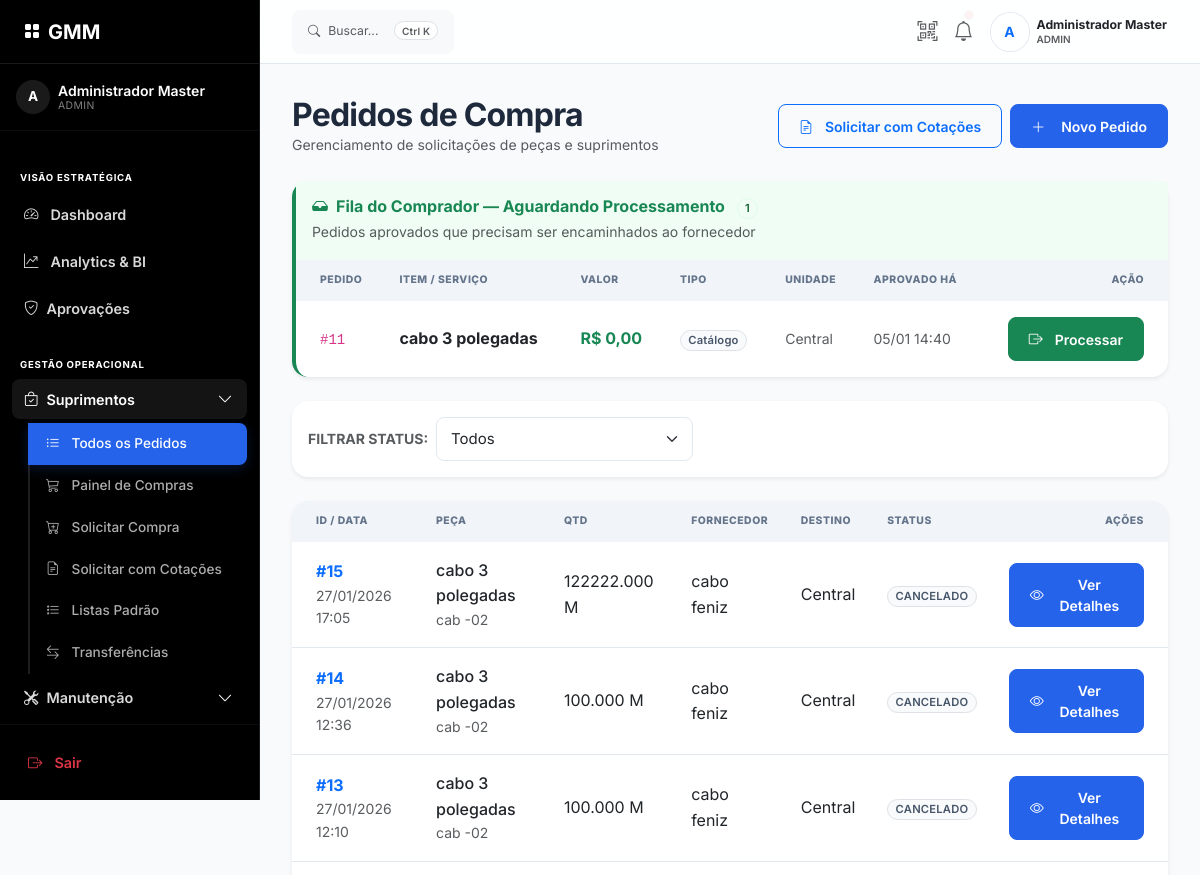
The app's page /compras/ (signed in, upper part), older data.
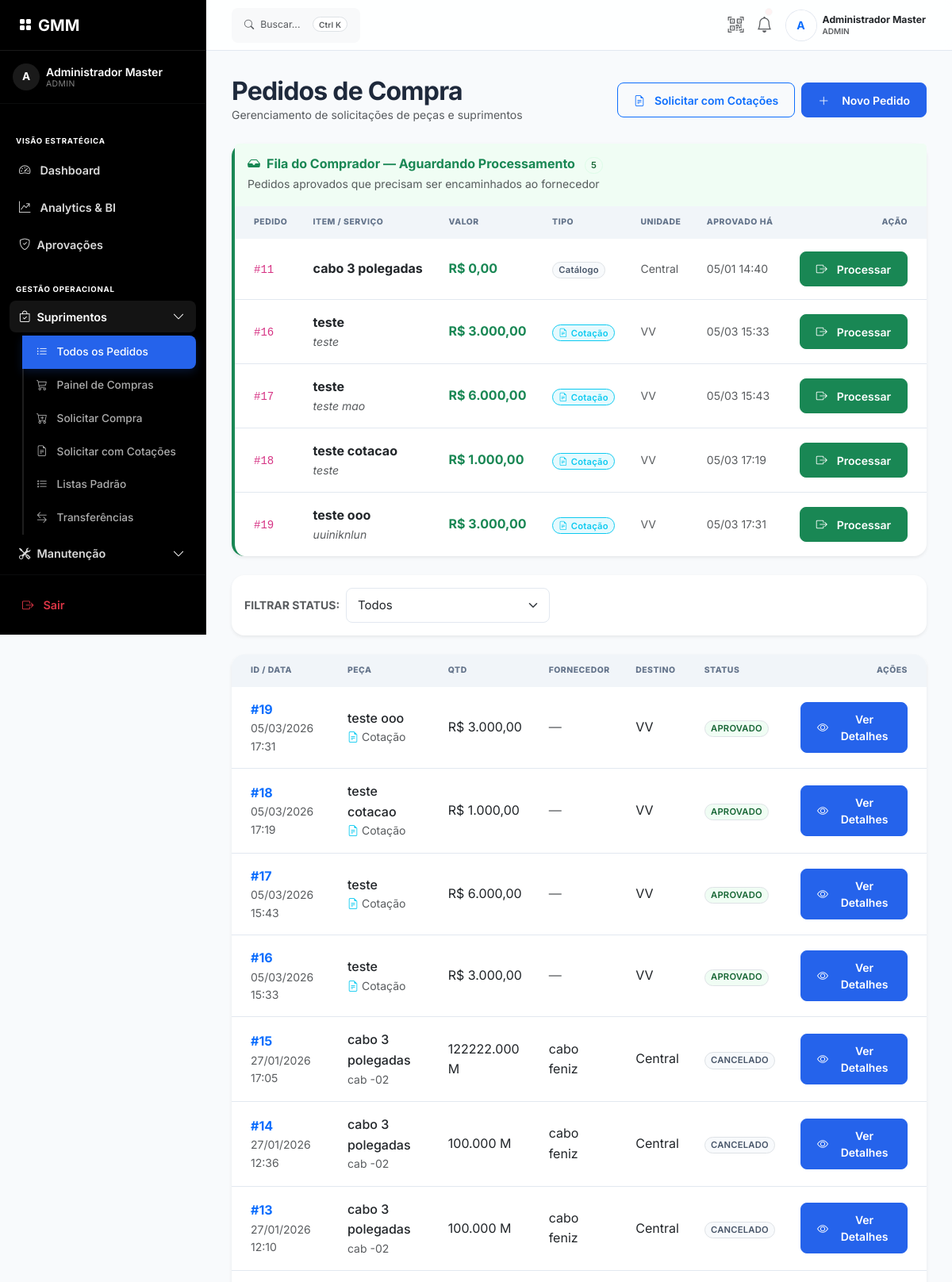
The same page, newer data.
### app/models/estoque_models.py (models this page shows, shortened)
class PedidoCompra(db.Model):
    __tablename__ = 'pedidos_compra'
    id = db.Column(db.Integer, primary_key=True)
    fornecedor_id = db.Column(db.Integer, db.ForeignKey('fornecedores.id'), nullable=True)
    estoque_id = db.Column(db.Integer, db.ForeignKey('estoque.id'), nullable=True)  # nullable para itens livres
    quantidade = db.Column(db.Numeric(10, 3), nullable=False)
    data_solicitacao = db.Column(db.DateTime, default=datetime.utcnow)
    data_chegada = db.Column(db.DateTime, nullable=True)
    status = db.Column(db.String(20), default='pendente')
    solicitante_id = db.Column(db.Integer, db.ForeignKey('usuarios.id'), nullable=True)
    aprovador_id = db.Column(db.Integer, db.ForeignKey('usuarios.id'), nullable=True)
    recebedor_id = db.Column(db.Integer, db.ForeignKey('usuarios.id'), nullable=True)
    token_aprovacao = db.Column(db.String(64), unique=True, nullable=True)
    token_expira_em = db.Column(db.DateTime, nullable=True)
    justificativa = db.Column(db.Text, nullable=True)
    unidade_destino_id = db.Column(db.Integer, db.ForeignKey('unidades.id'), nullable=True)
    os_id = db.Column(db.Integer, db.ForeignKey('ordens_servico.id'), nullable=True)
    descricao_livre = db.Column(db.String(300), nullable=True)
    categoria_compra = db.Column(db.String(50), nullable=True)  # peca, limpeza, escritorio, ti, outros
    ordem_lista_id = db.Column(db.Integer, db.ForeignKey('ordens_compra_lista.id'), nullable=True)
    valor_unitario_estimado = db.Column(db.Numeric(12, 2), nullable=True)
    valor_total_estimado = db.Column(db.Numeric(12, 2), nullable=True)
    tier_aprovacao = db.Column(db.Integer, nullable=True)  # 1, 2 ou 3
    data_entrega_prevista = db.Column(db.DateTime, nullable=True)
    data_recebimento = db.Column(db.DateTime, nullable=True)
    rating_fornecedor = db.Column(db.Integer, nullable=True)  # 1-5 estrelas
    tipo_pedido = db.Column(db.String(20), default='catalogo', nullable=False)  # catalogo | cotacao
    fornecedor = db.relationship('Fornecedor', backref='pedidos')
    peca = db.relationship('Estoque')
    solicitante = db.relationship('Usuario', foreign_keys=[solicitante_id])
    aprovador = db.relationship('Usuario', foreign_keys=[aprovador_id])
    recebedor = db.relationship('Usuario', foreign_keys=[recebedor_id])
    unidade_destino = db.relationship('Unidade', foreign_keys=[unidade_destino_id])
    os_origem = db.relationship('OrdemServico', foreign_keys=[os_id], backref='pedidos_vinculados')
    @property
    def valor_display(self):
        v = self.valor_total_estimado or 0
        return f"R$ {float(v):,.2f}".replace(',', 'X').replace('.', ',').replace('X', '.')

class Estoque(db.Model):
    __tablename__ = 'estoque'
    id = db.Column(db.Integer, primary_key=True)
    codigo = db.Column(db.String(20), unique=True, nullable=False)
    nome = db.Column(db.String(150), nullable=False)
    categoria_id = db.Column(db.Integer, db.ForeignKey('categorias_estoque.id'))
    unidade_medida = db.Column(db.String(5), nullable=False)
    quantidade_atual = db.Column(db.Numeric(10, 3), nullable=False, default=0)
    quantidade_minima = db.Column(db.Numeric(10, 3), nullable=False, default=5)
    valor_unitario = db.Column(db.Numeric(10, 2), nullable=True)
    localizacao = db.Column(db.String(100), nullable=True)
    unidade_id = db.Column(db.Integer, db.ForeignKey('unidades.id'), nullable=True)
    updated_at = db.Column(db.DateTime, default=datetime.utcnow, onupdate=datetime.utcnow)
    categoria = db.relationship('CategoriaEstoque', backref='itens')
    unidade = db.relationship('Unidade', backref='estoque_itens')

class Fornecedor(db.Model):
    __tablename__ = 'fornecedores'
    id = db.Column(db.Integer, primary_key=True)
    nome = db.Column(db.String(150), nullable=False)
    endereco = db.Column(db.String(255), nullable=True)
    email = db.Column(db.String(120), nullable=False)
    telefone = db.Column(db.String(20), nullable=True)
    whatsapp = db.Column(db.String(20), nullable=True)
    cnpj = db.Column(db.String(20), nullable=True)
    forma_contato_alternativa = db.Column(db.Text, nullable=True)  # Site, telefone fixo, etc.
    prazo_medio_entrega_dias = db.Column(db.Float, default=7.0)
    total_pedidos_entregues = db.Column(db.Integer, default=0)
    ativo = db.Column(db.Boolean, default=True)
    created_at = db.Column(db.DateTime, default=datetime.utcnow)

### app/models/models.py (models this page shows)
class Unidade(db.Model):
    __tablename__ = 'unidades'
    id = db.Column(db.Integer, primary_key=True)
    nome = db.Column(db.String(100), unique=True, nullable=False)
    endereco = db.Column(db.String(255), nullable=True)
    razao_social = db.Column(db.String(150), nullable=True)
    cnpj = db.Column(db.String(20), nullable=True)
    telefone = db.Column(db.String(20), nullable=True)
    faixa_ip_permitida = db.Column(db.String(255), nullable=False)
    ssid_wifi = db.Column(db.String(50), nullable=True) # [Novo PRD 3.1.1]
    ativa = db.Column(db.Boolean, default=True)
    created_at = db.Column(db.DateTime, default=datetime.utcnow)
    registros = db.relationship('RegistroPonto', backref='unidade', lazy=True)

### app/routes/compras.py (the view)
@bp.route('/')
@login_required
def listar():
    status_filter = request.args.get('status')
    query = PedidoCompra.query
    if status_filter:
        query = query.filter_by(status=status_filter)
    pedidos = query.order_by(PedidoCompra.data_solicitacao.desc()).all()
    fila = []
    if current_user.tipo in ['admin', 'comprador', 'gerente']:
        fila = PedidoCompra.query.filter(
            PedidoCompra.status == 'aprovado'
        ).order_by(PedidoCompra.data_solicitacao.asc()).all()
    return render_template('compras/lista.html', pedidos=pedidos, status_atual=status_filter, fila=fila)

### app/templates/compras/lista.html (shortened to what the changed rows need)
{% extends "base.html" %}
{% block content %}
<div class="mb-4 d-flex justify-content-between align-items-center">
    <div>
        <h2 class="fw-bold mb-0">Pedidos de Compra</h2>
    </div>
</div>
{% if fila %}
<div class="card border-0 shadow-sm mb-4 border-start border-4 border-success">
    <div class="card-header bg-success bg-opacity-10 border-0 py-3 d-flex justify-content-between align-items-center">
        <div>
            <h6 class="fw-bold mb-0 text-success">
                <i class="bi bi-inbox-fill me-2"></i>Fila do Comprador — Aguardando Processamento
                <span class="badge bg-success ms-2">{{ fila|length }}</span>
            </h6>
            <small class="text-muted">Pedidos aprovados que precisam ser encaminhados ao fornecedor</small>
        </div>
    </div>
    <div class="card-body p-0">
        <table class="table align-middle mb-0">
            <thead class="bg-light">
                <tr>
                    <th class="ps-4">Pedido</th>
                    <th>Item / Serviço</th>
                    <th>Valor</th>
                    <th>Tipo</th>
                    <th>Unidade</th>
                    <th>Aprovado há</th>
                    <th class="text-end pe-4">Ação</th>
                </tr>
            </thead>
            <tbody>
            {% for p in fila %}
            <tr>
                <td class="ps-4"><code>#{{ p.id }}</code></td>
                <td>
                    <div class="fw-bold">{{ p.peca.nome if p.peca else p.descricao_livre or '—' }}</div>
                    {% if p.justificativa %}<div class="text-muted small fst-italic">{{ p.justificativa[:60] }}{% if p.justificativa|length > 60 %}...{% endif %}</div>{% endif %}
                </td>
                <td class="fw-bold text-success">{{ p.valor_display }}</td>
                <td>
                    {% if p.tipo_pedido == 'cotacao' %}
                    <span class="badge bg-info bg-opacity-10 text-info border border-info"><i class="bi bi-file-earmark-text me-1"></i>Cotação</span>
                    {% else %}
                    <span class="badge bg-secondary bg-opacity-10 text-secondary border">Catálogo</span>
                    {% endif %}
                </td>
                <td class="text-muted small">{{ p.unidade_destino.nome if p.unidade_destino else 'Central' }}</td>
                <td class="text-muted small">{{ p.data_solicitacao.strftime('%d/%m %H:%M') }}</td>
                <td class="text-end pe-4">
                    <a href="{{ url_for('compras.detalhes', id=p.id) }}" class="btn btn-sm btn-success">
                        <i class="bi bi-box-arrow-right me-1"></i>Processar
                    </a>
                </td>
            </tr>
            {% endfor %}
            </tbody>
        </table>
    </div>
</div>
{% endif %}
<div class="card border-0 shadow-sm overflow-hidden">
    <div class="table-responsive">
        <table class="table table-hover mb-0 align-middle">
            <thead class="bg-light">
                <tr>
                    <th class="ps-4">ID / Data</th>
                    <th>Peça</th>
                    <th>Qtd</th>
                    <th>Fornecedor</th>
                    <th>Destino</th>
                    <th>Status</th>
                    <th class="text-end pe-4">Ações</th>
                </tr>
            </thead>
            <tbody>
                {% for p in pedidos %}
                <tr class="purchase-row" style="cursor: pointer;" onclick="window.location='{{ url_for('compras.detalhes', id=p.id) }}'">
                    <td class="ps-4">
                        <a href="{{ url_for('compras.detalhes', id=p.id) }}" class="text-decoration-none text-primary fw-bold" onclick="event.stopPropagation()">
                            #{{ p.id }}
                        </a>
                        <div class="small text-muted">{{ p.data_solicitacao.strftime('%d/%m/%Y %H:%M') }}</div>
                    </td>
                    <td>
                        {% if p.peca %}
                        <div class="fw-medium">{{ p.peca.nome }}</div>
                        <div class="small text-muted">{{ p.peca.codigo }}</div>
                        {% else %}
                        <div class="fw-medium">{{ p.descricao_livre or '—' }}</div>
                        <div class="small text-muted"><i class="bi bi-file-earmark-text me-1 text-info"></i>Cotação</div>
                        {% endif %}
                    </td>
                    <td>
                        {% if p.peca %}{{ "{:g}".format(p.quantidade) }} {{ p.peca.unidade_medida }}
                        {% else %}{{ p.valor_display }}{% endif %}
                    </td>
                    <td>{{ p.fornecedor.nome if p.fornecedor else '<span class="text-muted">—</span>'|safe }}</td>
                    <td>{{ p.unidade_destino.nome if p.unidade_destino else 'Central' }}</td>
                    <td>
                        {% set sc = {'solicitado':'warning text-dark','aguardando_diretoria':'danger','aprovado':'success','pedido':'primary','recebido':'success','recusado':'danger','cancelado':'secondary'} %}
                        {% set badge_class = sc.get(p.status, 'secondary') %}
                        <span
                            class="badge bg-{{ badge_class }} bg-opacity-10 text-{{ badge_class.split(' ')[0] }} border">
                            {{ p.status|upper|replace('_',' ') }}
                        </span>
                    </td>
                    <td class="text-end pe-4" onclick="event.stopPropagation()">
                        <a href="{{ url_for('compras.detalhes', id=p.id) }}"
                            class="btn btn-sm btn-primary"
                            data-bs-toggle="tooltip"
                            data-bs-placement="left"
                            title="Ver detalhes, histórico e fornecedores">
                            <i class="bi bi-eye me-1"></i>Ver Detalhes
                        </a>
                    </td>
                </tr>
                {% endfor %}
            </tbody>
        </table>
    </div>
</div>
{% endblock %}

Row changes from the older to the newer data that the page shows:
added PedidoCompra: id "16", peca "teste", justificativa "teste", valor_display "R$ 3.000,00", tipo_pedido "cotacao" (drawn), unidade_destino "VV", data_solicitacao "05/03 15:33", data_solicitacao "05/03/2026 15:33", descricao_livre "teste", fornecedor "—", status "APROVADO"
added PedidoCompra: id "17", peca "teste", justificativa "teste mao", valor_display "R$ 6.000,00", tipo_pedido "cotacao" (drawn), unidade_destino "VV", data_solicitacao "05/03 15:43", data_solicitacao "05/03/2026 15:43", descricao_livre "teste", fornecedor "—", status "APROVADO"
added PedidoCompra: id "18", peca "teste cotacao", justificativa "teste", valor_display "R$ 1.000,00", tipo_pedido "cotacao" (drawn), unidade_destino "VV", data_solicitacao "05/03 17:19", data_solicitacao "05/03/2026 17:19", descricao_livre "teste cotacao", fornecedor "—", status "APROVADO"
added PedidoCompra: id "19", peca "teste ooo", justificativa "uuiniknlun", valor_display "R$ 3.000,00", tipo_pedido "cotacao" (drawn), unidade_destino "VV", data_solicitacao "05/03 17:31", data_solicitacao "05/03/2026 17:31", descricao_livre "teste ooo", fornecedor "—", status "APROVADO"
Text that changed along with them:
{{ fila|length }}: "1" → "5"
